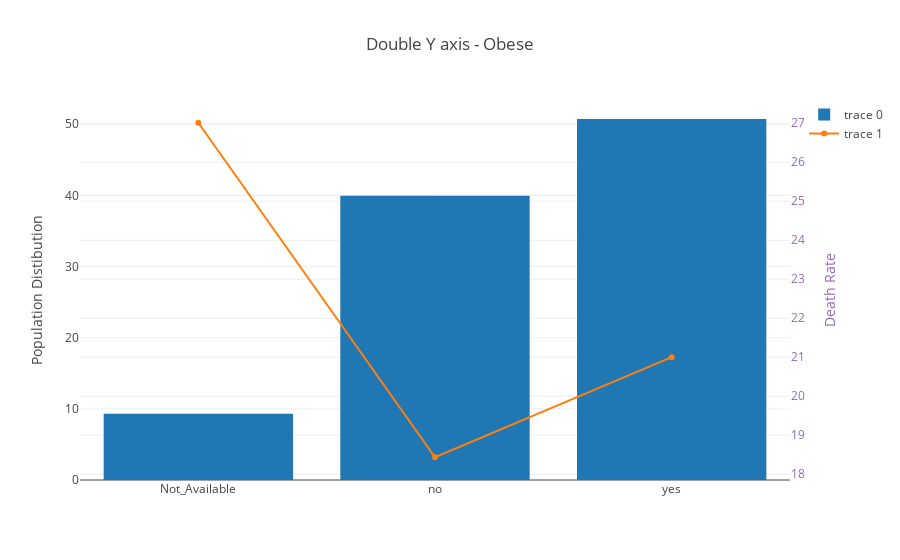
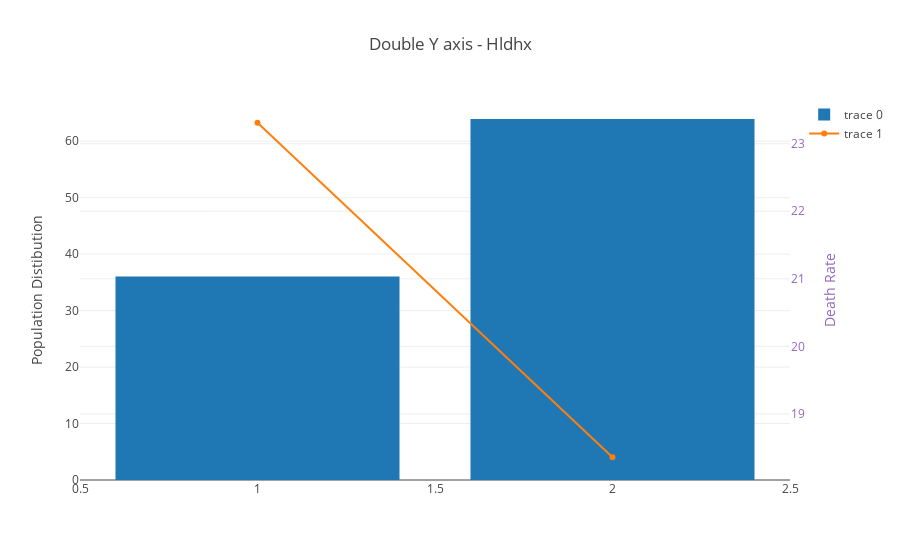
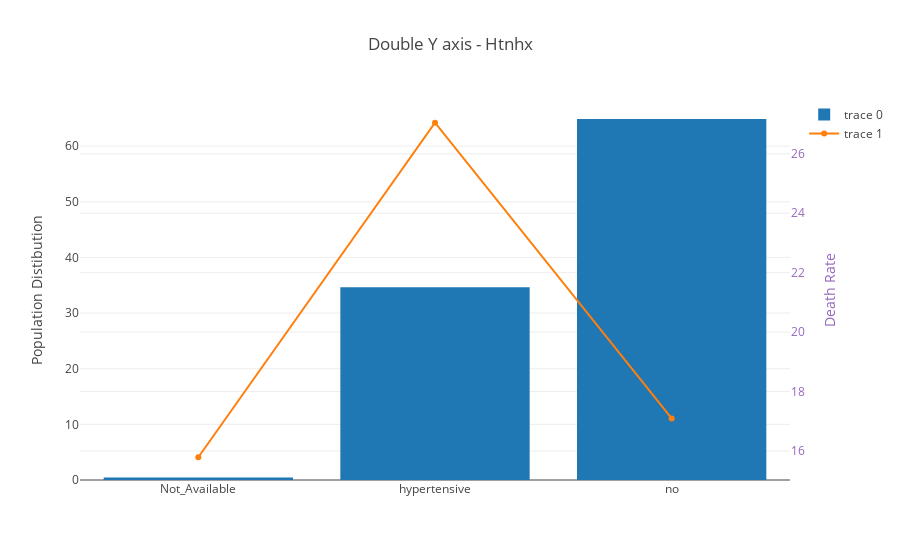
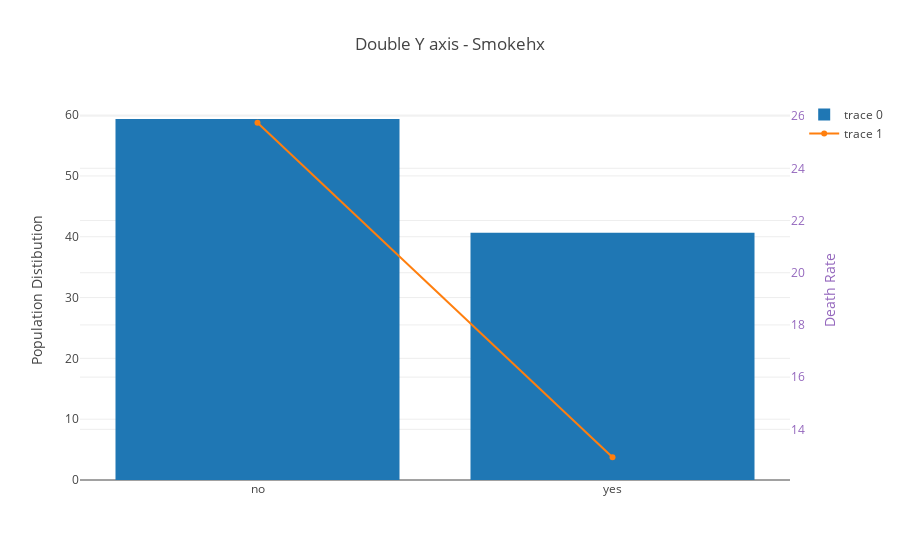

Notebook source saved alongside these figures, in order:
### Code cell
plt_event_rate(er_data)

### Figure 1 — Plotly figure (JSON) as saved in the notebook; plotly's stock layout.template omitted (floating-point values rounded to 4 significant figures)
{"data": [{"type": "bar", "uid": "f048ea69-460d-419c-8c7c-62419a7c6865", "x": ["Not_Available", "no", "yes"], "y": [9.324, 39.94, 50.74]}, {"type": "scatter", "uid": "d51b4892-8aed-4da5-a162-3d87e4a5b067", "x": ["Not_Available", "no", "yes"], "y": [27.01, 18.44, 21.0], "yaxis": "y2"}], "layout": {"title": {"text": "Double Y axis - Obese"}, "yaxis": {"title": {"text": "Population Distibution"}}, "yaxis2": {"overlaying": "y", "side": "right", "tickfont": {"color": "rgb(148, 103, 189)"}, "title": {"font": {"color": "rgb(148, 103, 189)"}, "text": "Death Rate"}}}}

### Figure 2 — Plotly figure (JSON) as saved in the notebook; plotly's stock layout.template omitted (floating-point values rounded to 4 significant figures)
{"data": [{"type": "bar", "uid": "02f4c74b-a89e-476b-a6d5-a8acb007261e", "x": [1, 2], "y": [36.06, 63.94]}, {"type": "scatter", "uid": "379bdabd-fc08-4358-ba02-d4c79dfa7791", "x": [1, 2], "y": [23.31, 18.36], "yaxis": "y2"}], "layout": {"title": {"text": "Double Y axis - Hldhx"}, "yaxis": {"title": {"text": "Population Distibution"}}, "yaxis2": {"overlaying": "y", "side": "right", "tickfont": {"color": "rgb(148, 103, 189)"}, "title": {"font": {"color": "rgb(148, 103, 189)"}, "text": "Death Rate"}}}}

### Figure 3 — Plotly figure (JSON) as saved in the notebook; plotly's stock layout.template omitted (floating-point values rounded to 4 significant figures)
{"data": [{"type": "bar", "uid": "5cc219b8-4523-45ca-8c46-9b99c1c0465e", "x": ["Not_Available", "hypertensive", "no"], "y": [0.4602, 34.66, 64.88]}, {"type": "scatter", "uid": "abc4852c-e989-4021-94e6-0d8b13a43f22", "x": ["Not_Available", "hypertensive", "no"], "y": [15.79, 27.04, 17.1], "yaxis": "y2"}], "layout": {"title": {"text": "Double Y axis - Htnhx"}, "yaxis": {"title": {"text": "Population Distibution"}}, "yaxis2": {"overlaying": "y", "side": "right", "tickfont": {"color": "rgb(148, 103, 189)"}, "title": {"font": {"color": "rgb(148, 103, 189)"}, "text": "Death Rate"}}}}

### Figure 4 — Plotly figure (JSON) as saved in the notebook; plotly's stock layout.template omitted (floating-point values rounded to 4 significant figures)
{"data": [{"type": "bar", "uid": "62a49070-2a0f-48f5-9c33-14ee6685cb89", "x": ["no", "yes"], "y": [59.36, 40.64]}, {"type": "scatter", "uid": "ba861c87-b76b-4fe7-a40e-b951eb1678a1", "x": ["no", "yes"], "y": [25.74, 12.93], "yaxis": "y2"}], "layout": {"title": {"text": "Double Y axis - Smokehx"}, "yaxis": {"title": {"text": "Population Distibution"}}, "yaxis2": {"overlaying": "y", "side": "right", "tickfont": {"color": "rgb(148, 103, 189)"}, "title": {"font": {"color": "rgb(148, 103, 189)"}, "text": "Death Rate"}}}}
